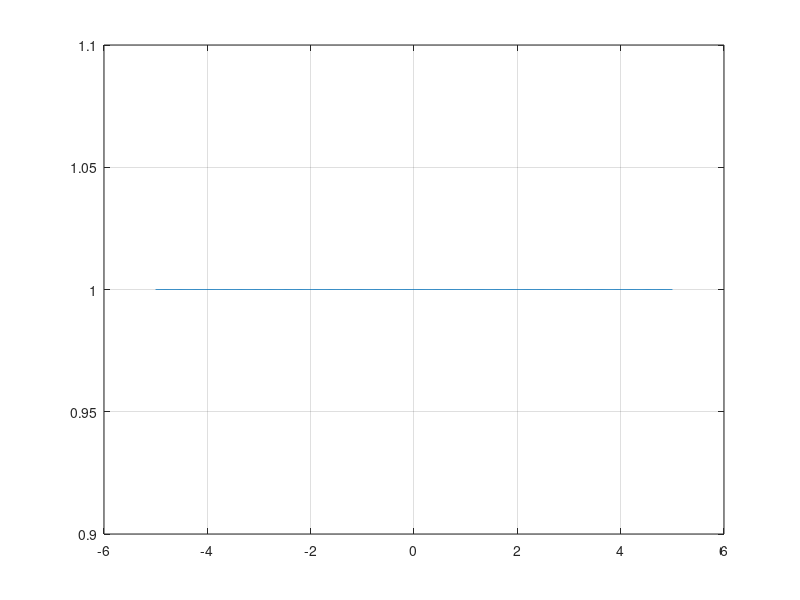
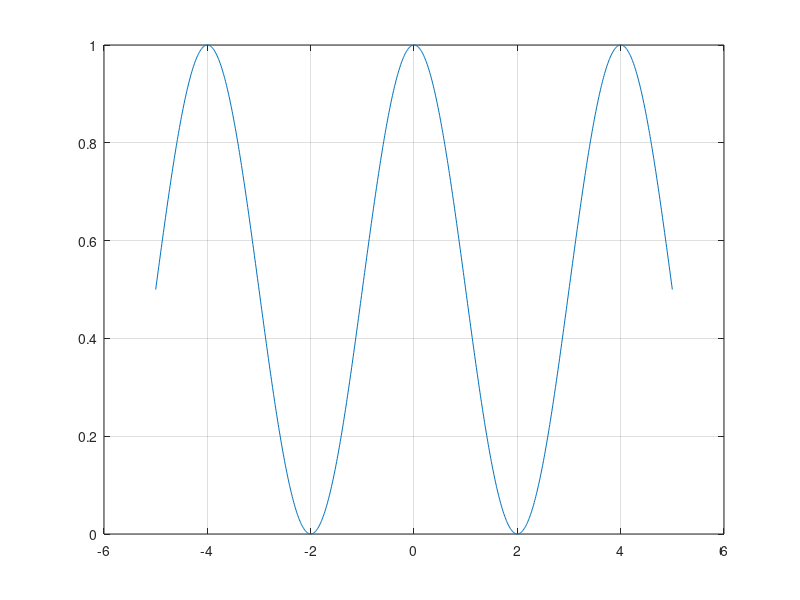
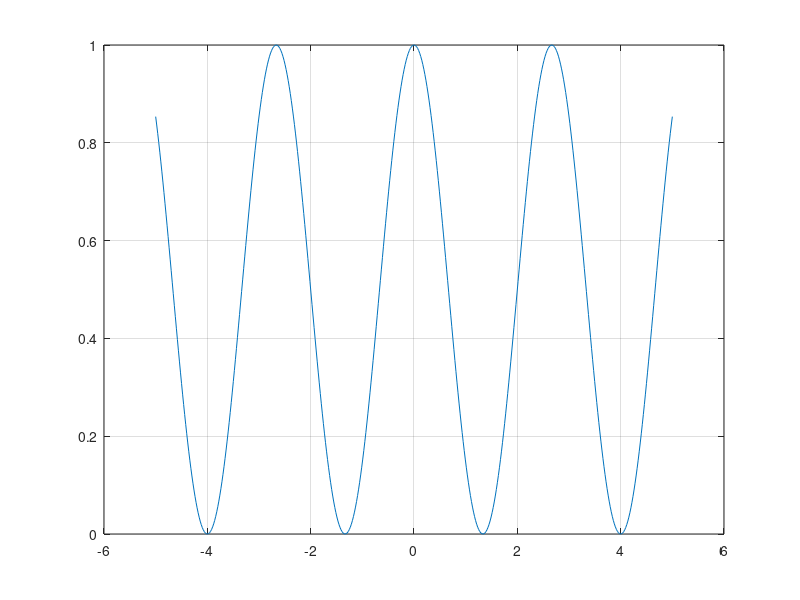
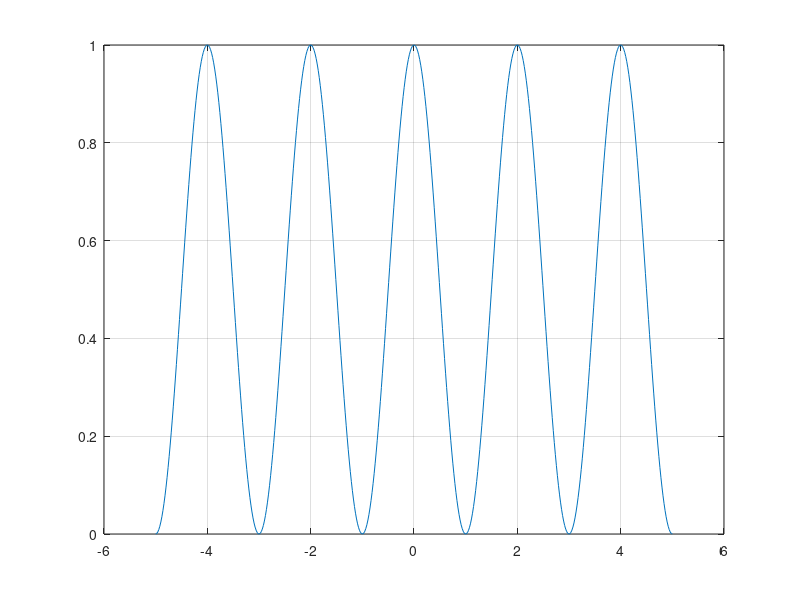

Recreate these plots in MATLAB, in order.
%a

t = linspace(-5, 5, 1000);
w=0;
m = @(t)(cos(w/2.*t)).^2;

Out = m(t);
figure(1)
plot(t, Out)
grid

hold


t = linspace(-5, 5, 1000);
w=pi/2;
m = @(t)(cos(w/2.*t)).^2;

Out = m(t);
figure(2)
plot(t, Out)
grid


hold


t = linspace(-5, 5, 500);
w=3.*pi/4;
m = @(t)(cos(w/2.*t)).^2;

Out = m(t);
figure(3)
plot(t, Out)
grid


hold


t = linspace(-5, 5, 500);
w=pi;
m = @(t)(cos(w/2.*t)).^2;

Out = m(t);
figure(4)
plot(t, Out)
grid


hold

t = linspace(-5, 5, 500);
w=51/pi;
m = @(t)(cos(w/2.*t)).^2;

Out = m(t);
figure(5)
plot(t, Out)
grid


%b

figure(6)
n = linspace(-5,5)';
w=0;
Y = cos(w.*n);
stem(n,Y)

hold


figure(7)
n = linspace(-5,5)';
w=pi/2;
Y = cos(w.*n);
stem(n,Y)

hold



figure(8)
n = linspace(-5,5)';
w=(3*pi)/4;
Y = cos(w.*n);
stem(n,Y)

hold



figure(9)
n = linspace(-5,5)';
w=pi;
Y = cos(w.*n);
stem(n,Y)

hold


figure(10)
n = linspace(-5,5)';
w=51/pi;
Y = cos(w.*n);
stem(n,Y)

hold


